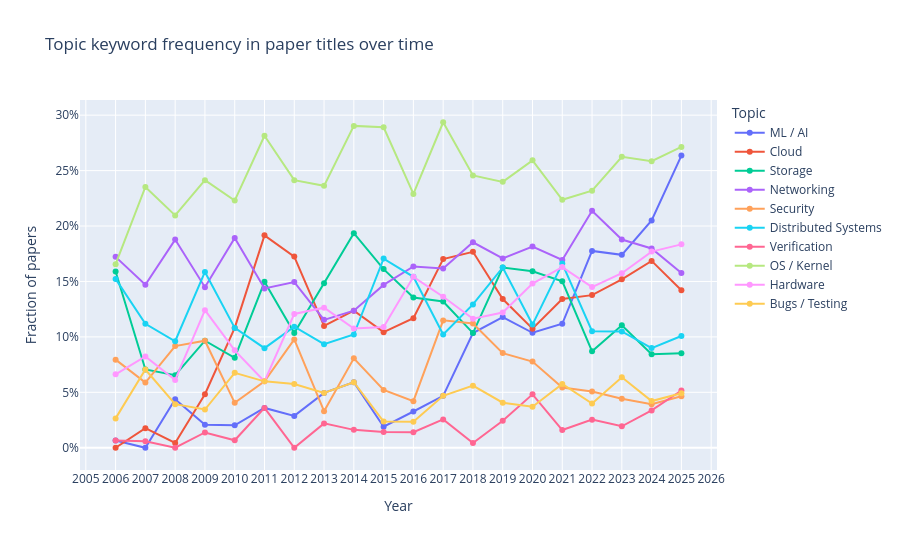

Source (notebook cell):
### Markdown cell above
## 4 · Keyword trend lines

### Code cell
trends = keyword_trends(editions)

fig = px.line(
    trends, x="year", y="frequency", color="topic",
    markers=True,
    title="Topic keyword frequency in paper titles over time",
    labels={"frequency": "Fraction of papers", "year": "Year", "topic": "Topic"},
)
fig.update_layout(
    xaxis=dict(dtick=1),
    yaxis=dict(tickformat=".0%"),
    hovermode="x unified",
    height=550,
)
fig.show()

### Figure 1 — Plotly figure (JSON) as saved in the notebook; plotly's stock layout.template omitted (floating-point values rounded to 4 significant figures)
{"data": [{"hovertemplate": "Topic=ML / AI<br>Year=%{x}<br>Fraction of papers=%{y}<extra></extra>", "legendgroup": "ML / AI", "line": {"color": "#636efa", "dash": "solid"}, "marker": {"symbol": "circle"}, "mode": "lines+markers", "name": "ML / AI", "orientation": "v", "showlegend": true, "type": "scatter", "x": [2006, 2007, 2008, 2009, 2010, 2011, 2012, 2013, 2014, 2015, 2016, 2017, 2018, 2019, 2020, 2021, 2022, 2023, 2024, 2025], "xaxis": "x", "y": [0.006623, 0.0, 0.04367, 0.02069, 0.02027, 0.03593, 0.02874, 0.04945, 0.05914, 0.01896, 0.03271, 0.04681, 0.1034, 0.1179, 0.1037, 0.1118, 0.1775, 0.174, 0.2051, 0.2636], "yaxis": "y"}, {"hovertemplate": "Topic=Cloud<br>Year=%{x}<br>Fraction of papers=%{y}<extra></extra>", "legendgroup": "Cloud", "line": {"color": "#EF553B", "dash": "solid"}, "marker": {"symbol": "circle"}, "mode": "lines+markers", "name": "Cloud", "orientation": "v", "showlegend": true, "type": "scatter", "x": [2006, 2007, 2008, 2009, 2010, 2011, 2012, 2013, 2014, 2015, 2016, 2017, 2018, 2019, 2020, 2021, 2022, 2023, 2024, 2025], "xaxis": "x", "y": [0.0, 0.01765, 0.004367, 0.04828, 0.1081, 0.1916, 0.1724, 0.1099, 0.1237, 0.1043, 0.1168, 0.1702, 0.1767, 0.1341, 0.1074, 0.1342, 0.1377, 0.1519, 0.1685, 0.1421], "yaxis": "y"}, {"hovertemplate": "Topic=Storage<br>Year=%{x}<br>Fraction of papers=%{y}<extra></extra>", "legendgroup": "Storage", "line": {"color": "#00cc96", "dash": "solid"}, "marker": {"symbol": "circle"}, "mode": "lines+markers", "name": "Storage", "orientation": "v", "showlegend": true, "type": "scatter", "x": [2006, 2007, 2008, 2009, 2010, 2011, 2012, 2013, 2014, 2015, 2016, 2017, 2018, 2019, 2020, 2021, 2022, 2023, 2024, 2025], "xaxis": "x", "y": [0.1589, 0.07059, 0.0655, 0.09655, 0.08108, 0.1497, 0.1034, 0.1484, 0.1935, 0.1611, 0.1355, 0.1319, 0.1034, 0.1626, 0.1593, 0.1502, 0.08696, 0.1105, 0.08427, 0.08527], "yaxis": "y"}, {"hovertemplate": "Topic=Networking<br>Year=%{x}<br>Fraction of papers=%{y}<extra></extra>", "legendgroup": "Networking", "line": {"color": "#ab63fa", "dash": "solid"}, "marker": {"symbol": "circle"}, "mode": "lines+markers", "name": "Networking", "orientation": "v", "showlegend": true, "type": "scatter", "x": [2006, 2007, 2008, 2009, 2010, 2011, 2012, 2013, 2014, 2015, 2016, 2017, 2018, 2019, 2020, 2021, 2022, 2023, 2024, 2025], "xaxis": "x", "y": [0.1722, 0.1471, 0.1878, 0.1448, 0.1892, 0.1437, 0.1494, 0.1154, 0.1237, 0.1469, 0.1636, 0.1617, 0.1853, 0.1707, 0.1815, 0.1693, 0.2138, 0.1878, 0.1798, 0.1576], "yaxis": "y"}, {"hovertemplate": "Topic=Security<br>Year=%{x}<br>Fraction of papers=%{y}<extra></extra>", "legendgroup": "Security", "line": {"color": "#FFA15A", "dash": "solid"}, "marker": {"symbol": "circle"}, "mode": "lines+markers", "name": "Security", "orientation": "v", "showlegend": true, "type": "scatter", "x": [2006, 2007, 2008, 2009, 2010, 2011, 2012, 2013, 2014, 2015, 2016, 2017, 2018, 2019, 2020, 2021, 2022, 2023, 2024, 2025], "xaxis": "x", "y": [0.07947, 0.05882, 0.0917, 0.09655, 0.04054, 0.05988, 0.0977, 0.03297, 0.08065, 0.05213, 0.04206, 0.1149, 0.1121, 0.08537, 0.07778, 0.05431, 0.05072, 0.0442, 0.03933, 0.04651], "yaxis": "y"}, {"hovertemplate": "Topic=Distributed Systems<br>Year=%{x}<br>Fraction of papers=%{y}<extra></extra>", "legendgroup": "Distributed Systems", "line": {"color": "#19d3f3", "dash": "solid"}, "marker": {"symbol": "circle"}, "mode": "lines+markers", "name": "Distributed Systems", "orientation": "v", "showlegend": true, "type": "scatter", "x": [2006, 2007, 2008, 2009, 2010, 2011, 2012, 2013, 2014, 2015, 2016, 2017, 2018, 2019, 2020, 2021, 2022, 2023, 2024, 2025], "xaxis": "x", "y": [0.1523, 0.1118, 0.09607, 0.1586, 0.1081, 0.08982, 0.1092, 0.09341, 0.1022, 0.1706, 0.1542, 0.1021, 0.1293, 0.1626, 0.1111, 0.1661, 0.1051, 0.105, 0.08989, 0.1008], "yaxis": "y"}, {"hovertemplate": "Topic=Verification<br>Year=%{x}<br>Fraction of papers=%{y}<extra></extra>", "legendgroup": "Verification", "line": {"color": "#FF6692", "dash": "solid"}, "marker": {"symbol": "circle"}, "mode": "lines+markers", "name": "Verification", "orientation": "v", "showlegend": true, "type": "scatter", "x": [2006, 2007, 2008, 2009, 2010, 2011, 2012, 2013, 2014, 2015, 2016, 2017, 2018, 2019, 2020, 2021, 2022, 2023, 2024, 2025], "xaxis": "x", "y": [0.006623, 0.005882, 0.0, 0.01379, 0.006757, 0.03593, 0.0, 0.02198, 0.01613, 0.01422, 0.01402, 0.02553, 0.00431, 0.02439, 0.04815, 0.01597, 0.02536, 0.01934, 0.03371, 0.05168], "yaxis": "y"}, {"hovertemplate": "Topic=OS / Kernel<br>Year=%{x}<br>Fraction of papers=%{y}<extra></extra>", "legendgroup": "OS / Kernel", "line": {"color": "#B6E880", "dash": "solid"}, "marker": {"symbol": "circle"}, "mode": "lines+markers", "name": "OS / Kernel", "orientation": "v", "showlegend": true, "type": "scatter", "x": [2006, 2007, 2008, 2009, 2010, 2011, 2012, 2013, 2014, 2015, 2016, 2017, 2018, 2019, 2020, 2021, 2022, 2023, 2024, 2025], "xaxis": "x", "y": [0.1656, 0.2353, 0.2096, 0.2414, 0.223, 0.2814, 0.2414, 0.2363, 0.2903, 0.2891, 0.229, 0.2936, 0.2457, 0.2398, 0.2593, 0.2236, 0.2319, 0.2624, 0.2584, 0.2713], "yaxis": "y"}, {"hovertemplate": "Topic=Hardware<br>Year=%{x}<br>Fraction of papers=%{y}<extra></extra>", "legendgroup": "Hardware", "line": {"color": "#FF97FF", "dash": "solid"}, "marker": {"symbol": "circle"}, "mode": "lines+markers", "name": "Hardware", "orientation": "v", "showlegend": true, "type": "scatter", "x": [2006, 2007, 2008, 2009, 2010, 2011, 2012, 2013, 2014, 2015, 2016, 2017, 2018, 2019, 2020, 2021, 2022, 2023, 2024, 2025], "xaxis": "x", "y": [0.06623, 0.08235, 0.06114, 0.1241, 0.08784, 0.05988, 0.1207, 0.1264, 0.1075, 0.109, 0.1542, 0.1362, 0.1164, 0.122, 0.1481, 0.1629, 0.1449, 0.1575, 0.177, 0.1835], "yaxis": "y"}, {"hovertemplate": "Topic=Bugs / Testing<br>Year=%{x}<br>Fraction of papers=%{y}<extra></extra>", "legendgroup": "Bugs / Testing", "line": {"color": "#FECB52", "dash": "solid"}, "marker": {"symbol": "circle"}, "mode": "lines+markers", "name": "Bugs / Testing", "orientation": "v", "showlegend": true, "type": "scatter", "x": [2006, 2007, 2008, 2009, 2010, 2011, 2012, 2013, 2014, 2015, 2016, 2017, 2018, 2019, 2020, 2021, 2022, 2023, 2024, 2025], "xaxis": "x", "y": [0.02649, 0.07059, 0.0393, 0.03448, 0.06757, 0.05988, 0.05747, 0.04945, 0.05914, 0.0237, 0.02336, 0.04681, 0.05603, 0.04065, 0.03704, 0.05751, 0.03986, 0.06354, 0.04213, 0.0491], "yaxis": "y"}], "layout": {"height": 550, "hovermode": "x unified", "legend": {"title": {"text": "Topic"}, "tracegroupgap": 0}, "title": {"text": "Topic keyword frequency in paper titles over time"}, "xaxis": {"anchor": "y", "domain": [0, 1], "dtick": 1, "title": {"text": "Year"}}, "yaxis": {"anchor": "x", "domain": [0, 1], "tickformat": ".0%", "title": {"text": "Fraction of papers"}}}}
